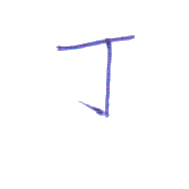
#> input picture base_1_2_1.bmp, 189 x 189 px, found by its file name
$ python testcolor.py
#> lines starting #> are read from the running program, lines starting #| are printed output that depends on the picture; after the words box and inside, x2 and y2 are one past the last pixel; in counts of white or black regions, pixels touching at a corner belong together
### imglib.py
# Imglib.py


import numpy as np
from PIL import Image

ImgSizeX = 189
ImgSizeY = 189


#      -X
#       ^
#       |
# -Y<---O---> Y
#       |
#       V
#       X

# [6 lines left out: function arrToImg, not called in this run]


def getImg(path, Blight = False):
#> called with path = '1/1/database/base_1_2_1.bmp', Blight = False
    try:
        img  = Image.open(path)
#> img is the input picture: PIL image 189x189 RGB; mean R, G, B 252.3, 252.3, 253.8
    except IOError:
        print(path + " is not a valid path.")
        return 0

    rawData = np.array(img)
    # print(rawData[10:30,40:60])
    if len(rawData.shape) == 3:
        brightData = rawData[:,:,0]*0.299+ \
            rawData[:,:,1]*0.587+rawData[:,:,0]*0.114
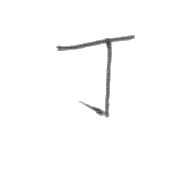
#> brightData: shape (189, 189) float64; min 55.65, max 255, mean 252.3
    else :
        brightData = rawData
    if Blight:
        return brightData

    data = (brightData<=220) # *255
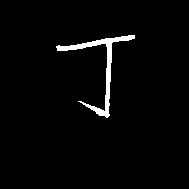
#> data: shape (189, 189) bool; 2.4% white; 1 white region, box (x1, y1, x2, y2) and area: (56, 35, 135, 118) 848
    return data

    edge = [data[1,:], data[1:-1:]]

# [28 lines left out: functions saveImg, showImg, not called in this run]

def loadAllImg(charRange, wordRange, returnType = 2, Blight = False):
    #Path of the fifth word of the 4th dir is '1/4/base_1_5_4.bmp
    #Path of the fifth word of the 4th dir is '1/4/base_5_1_4.bmp
    str1 = 'data/1/'
    str2 = '/database/base_1_'
    str2n = '/testcase/word_'
    str3 = '_'
    str3n = '_1_'
    str4 = '.bmp'

    charNum = 15
    wordNum = 50

    bData, bTest = True, True

    if returnType == 1:
        bData = False
    if returnType == 0:
        bTest = False

    if bData:
        data = np.empty([charRange[1], wordRange[1], ImgSizeX, ImgSizeY], dtype = int)
    if bTest:
        test = np.empty([charRange[1], wordRange[1], ImgSizeX, ImgSizeY], dtype = int)

    # path_data = str1+charRange+str2+wordRange+str3

    for i in range(charRange[1]):
        for j in range(wordRange[1]):
            ni = i + charRange[0]
            nj = j + wordRange[0]
            if bData:
                path_data = str1+str(ni)+str2+str(nj)+str3+ str(ni) + str4
                d = getImg(path_data, Blight)
                if type(d) != int:
                   data[i,j] = d
                else :
                    return 0
            if bTest:
                path_test = str1+str(ni)+str2n+str(nj)+str3n+ str(ni) + str4
                t = getImg(path_test, Blight)
                if type(t) != int:
                    test[i,j] = t
                else :
                    return 0

    if returnType == 0:
        return data
    elif returnType == 1:
        return test
    else :
        return data, test

# [53 lines left out: functions loadTemplate, pointNorm, not called in this run]


# x = np.array([[1,0,1], [0,1,1],[0,1,0],[1,0,0]])
# print(moment(x,1,2))

### testcolor.py
from contour import *
from endnode import *


from PIL import Image

path1 = '1/1/database/base_1_2_1.bmp'
path2 = '1/4/database/base_1_1_4.bmp'
path3 = '1/7/database/base_1_1_7.bmp'

img1 = getImg(path1)
img2 = getImg(path2)
#> img2 = 0
img3 = getImg(path3)
#> img3 = 0

# [4 lines of commented-out code are left out]


''' {{{Here is the switch!}}}
import color
x,y = 200,200
a = np.zeros((x,y,3))
#######
# r g #
# b y #
#######
# a[0:int(x/2),0:int(y/2)] = np.array(color.getHue(300))
a[0:int(x/2),0:int(y/2)] = [255,0,0]
a[0:int(x/2),int(y/2):] = [0,255,0]
a[int(x/2):,0:int(y/2)] = [0,0,255]
a[int(x/2):,int(y/2):] = [255,255,0]
print(a.shape)
# print(a.dtype)
saveImg(a,"tem/temWin.bmp")
# print(a.dtype)
# '''

""" {{{Here is the switch!}}}
### The xx is for testing detContour()

contour1 = detContour(img1)
# print(contour1)
x,y = img1.shape
# saveImg(img1,"tem1.bmp")
data1 = np.expand_dims(img1, axis = 2)
data = 255*np.concatenate([data1, data1, data1], axis=2).astype('uint8')
# print('data.shape: '+str(data.shape))
# image0= Image.fromarray(data, 'RGB')
# image0.show()
print(data.shape)
# print(data.dtype)
import color
d = 5
i = 1
while i<len(contour1):
    x,y = contour1[i]
    # print(([1, 0, 0]*((5*i)%255)).shape)

    # print(d)
    data[x,y] = np.array(color.getHue(i*d))
    # data[x,y] = np.array([0, 0, 0])
    i += 1
x,y = contour1[0]
data[x-1,y] = np.array([255,0,0])
data[x+1,y] = np.array([255,0,0])
data[x,y-1] = np.array([255,0,0])
data[x,y+1] = np.array([255,0,0])
saveImg(data,"tem/test1.bmp")
# print

#"""
for theChar in range(1,13):
    img = loadAllImg((theChar,1), (1,1), returnType= 0)[0][0]
#> (the run stopped early here; a loop or call above may not have finished)
